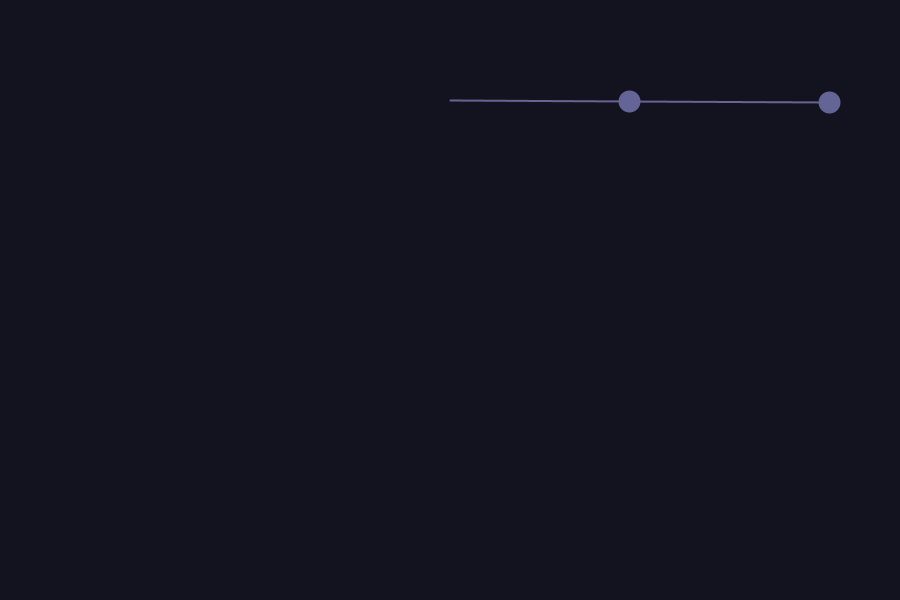
Frame 1 (no input)
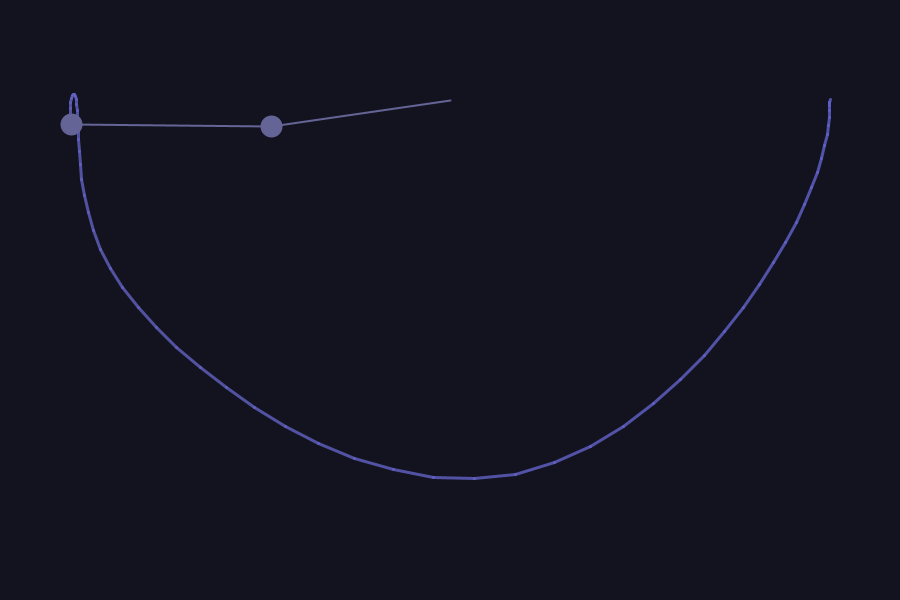
Frame 60 (the mouse pressed at the canvas centre just before this capture)
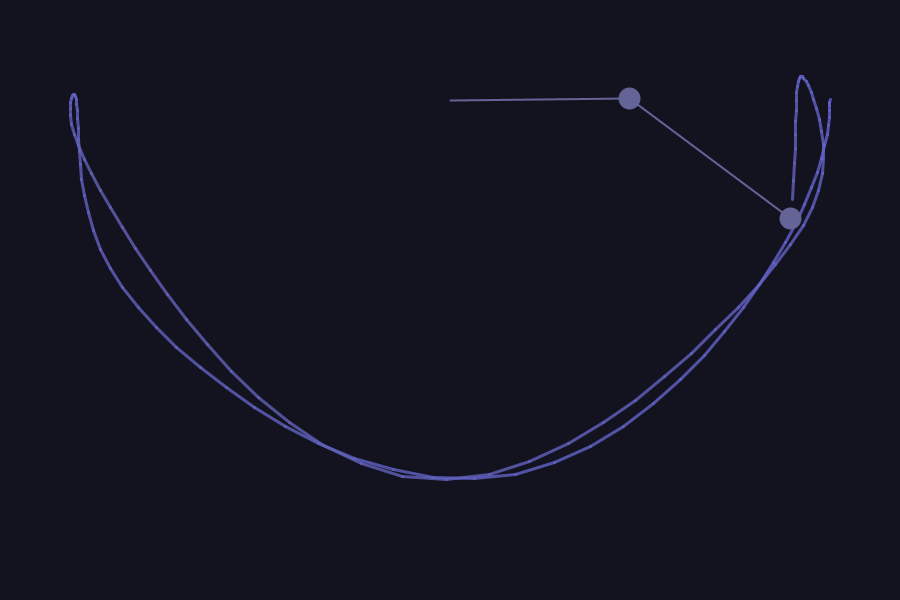
Frame 120 (the mouse held since frame 60 and released just before this capture)

The Processing sketch that drew these frames (run headless with seeded random() and noise(); from frame 60 on, the mouse is pressed at the canvas centre):

// Processing sketch: Pendulum
// ── Pendulum.pde
float l1 = 180, l2 = 200;   // length
float a1 = PI/2, a2 = PI/2; // theta
float a1_v = -0.001, a2_v = -0.002;   // velocity
float a1_a = 0, a2_a = 0;   // acceleration
float m1 = 20, m2 = 20;          // mass
float g = 1.5;                // gravity
float x1, x2, y1, y2, preX2, preY2;       // position

PGraphics canvas;

void setup(){
  size(900,600);
  canvas = createGraphics(width, height);
  canvas.beginDraw();
  canvas.background(10, 10, 0,200);
  canvas.endDraw();
  x1 = l1*sin(a1);
  y1 = l1*cos(a1);
  x2 = x1 + l2*sin(a2);
  y2 = y1 + l2*cos(a2);
  preX2 = x2;
  preY2 = y2;
  
}

void draw(){
  background(50, 50, 150);
  imageMode(CORNER);
  image(canvas, 0, 0, width, height);
  // calculate the theta acceleration
  // equations from myphysicslab
  float num1 = -g * (2 * m1 + m2) * sin(a1);
  float num2 = -m2 * g * sin(a1-2*a2);
  float num3 = -2*sin(a1-a2)*m2;
  float num4 = a2_v*a2_v*l2+a1_v*a1_v*l1*cos(a1-a2);
  float den = l1 * (2*m1+m2-m2*cos(2*a1-2*a2));
  float a1_a = (num1 + num2 + num3*num4) / den;

  num1 = 2 * sin(a1-a2);
  num2 = (a1_v*a1_v*l1*(m1+m2));
  num3 = g * (m1 + m2) * cos(a1);
  num4 = a2_v*a2_v*l2*m2*cos(a1-a2);
  den = l2 * (2*m1+m2-m2*cos(2*a1-2*a2));
  float a2_a = (num1*(num2+num3+num4)) / den;
  
  // update theta, theta velocity
  a1_v += a1_a;
  a2_v += a2_a;
  //a1_v = constrain(a1_v, -0.01, 0.01);
  //a2_v = constrain(a2_v, -0.02, 0.02);
  a1 += a1_v;
  a2 += a2_v;
  
  // calculate the position
  x1 = l1*sin(a1);
  y1 = l1*cos(a1);
  x2 = x1 + l2*sin(a2);
  y2 = y1 + l2*cos(a2);
  
  // draw m1 m2
  color c = color(100, 100, 150);
  translate(width/2, 100);
  stroke(c);
  strokeWeight(2);
  
  line(0, 0, x1, y1);
  fill(c);
  ellipse(x1, y1, m1, m1);
  
  line(x1, y1, x2, y2);
  fill(c);
  ellipse(x2, y2, m2, m2);
  
  canvas.beginDraw();
  canvas.translate(width/2, 100);
  canvas.stroke(100,100,map(noise(frameCount*0.01),0,1,150,255),200);
  canvas.strokeWeight(3);
  canvas.line(preX2, preY2, x2, y2);
  canvas.endDraw();
  
  // update pre pos
  preX2 = x2;
  preY2 = y2;
  //noLoop(); 
}
